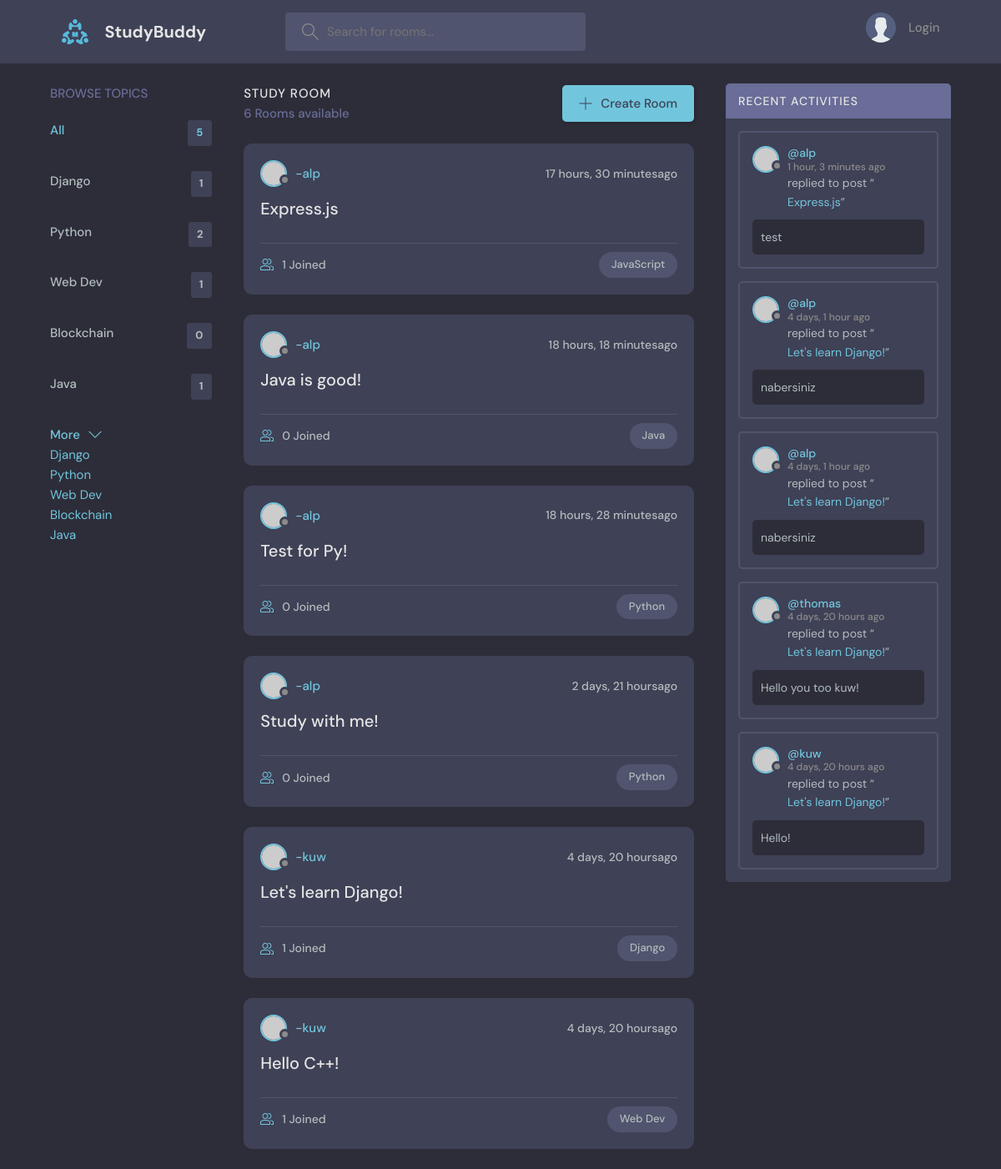
The page / on the database its author committed.
### base/models.py (models this page shows, shortened)
class Topic(models.Model):
    name = models.CharField(max_length=200)
    def __str__(self):
        return self.name

class Room(models.Model):
    host = models.ForeignKey(User, on_delete=models.SET_NULL, null=True)
    topic = models.ForeignKey('Topic', null=True, on_delete=models.SET_NULL)
    name = models.CharField(max_length=100)
    description = models.TextField(null=True, blank=True)
    participants = models.ManyToManyField(User, related_name='participants', blank=True)
    updated = models.DateTimeField(auto_now=True)
    created = models.DateTimeField(auto_now_add=True)
    class Meta:
        ordering = ['-updated','-created']
    def __str__(self):
        return self.name

class Message(models.Model):
    user = models.ForeignKey(User, on_delete=models.CASCADE)
    room = models.ForeignKey(Room,on_delete=models.CASCADE)
    body = models.TextField()
    updated = models.DateTimeField(auto_now=True)
    created = models.DateTimeField(auto_now_add=True)
    class Meta:
        ordering = ['-updated', '-created']

### base/views.py (the view)
# urls.py: path('',views.home, name='home'),
def home(req):
    q = req.GET.get('q') if req.GET.get('q') != None else ''
    rooms = Room.objects.filter(
        Q(topic__name__icontains=q) |
        Q(name__icontains=q) |
        Q(description__icontains=q)
    )
    topics = Topic.objects.all()[0:5]
    room_count = rooms.count()
    room_messages = Message.objects.all()
    context = {'rooms' : rooms, 'topics' : topics, 'room_count' : room_count, 'room_messages' : room_messages}
    return render(req, 'base/home.html',context)

### templates/base/home.html (shortened to what this page needs)
{% extends 'main.html' %} {% block content %}
<main class="layout layout--3">
  <div class="container">
    {% include 'base/topics_component.html' %}
    <div class="roomList">
      <div class="roomList__header">
        <div>
          <h2>Study Room</h2>
          <p>{{room_count}} Rooms available</p>
        </div>
        <a class="btn btn--main" href="{% url 'create-room' %}">
          <svg
            version="1.1"
            xmlns="http://www.w3.org/2000/svg"
            width="32"
            height="32"
            viewBox="0 0 32 32"
          >
            <title>add</title>
            <path
              d="M16.943 0.943h-1.885v14.115h-14.115v1.885h14.115v14.115h1.885v-14.115h14.115v-1.885h-14.115v-14.115z"
            ></path>
          </svg>
          Create Room
        </a>
      </div>
      {% include 'base/feed_component.html' %}
    </div>
    {% include 'base/activity_component.html' %}
  </div>
</main>
{% endblock %}

### templates/base/topics_component.html
<div class="topics">
  <div class="topics__header">
    <h2>Browse Topics</h2>
  </div>
  <ul class="topics__list">
    <li>
      <a href="{% url 'home' %}" class="active"
        >All <span>{{topics.count}}</span></a
      >
    </li>
    {% for topic in topics %}
    <li>
      <a href="{%url 'home' %}?q={{topic.name}}"
        >{{topic}} <span>{{topic.room_set.all.count}}</span></a
      >
    </li>
    {% endfor %}
  </ul>
  <a class="btn btn--link" href="{% url 'topics' %}">
    More
    <svg
      version="1.1"
      xmlns="http://www.w3.org/2000/svg"
      width="32"
      height="32"
      viewBox="0 0 32 32"
    >
      <title>chevron-down</title>
      <path d="M16 21l-13-13h-3l16 16 16-16h-3l-13 13z"></path>
    </svg>
  </a>
  {% for topic in topics %}
  <div>
    <a href="{%url 'home' %}?q={{topic.name}}">{{topic}}</a>
  </div>
  {% endfor %}
</div>

### templates/base/feed_component.html (shortened to what this page needs)
{%for room in rooms %}
<div class="roomListRoom">
  <div class="roomListRoom__header">
    <a
      href="{% url 'user-profile' room.host.id %}"
      class="roomListRoom__author"
    >
      <div class="avatar avatar--small">
        <img src="https://randomuser.me/api/portraits/women/11.jpg" />
      </div>
      <span>-{{room.host.username}}</span>
    </a>
    <div class="roomListRoom__actions">
      <span>{{room.created |timesince }}ago</span>
    </div>
  </div>
  <div class="roomListRoom__content">
    <a href="{% url 'room' room.id %}">{{room.name}}</a>
  </div>
  <div class="roomListRoom__meta">
    <a href="{% url 'room' room.id %}" class="roomListRoom__joined">
      {{room.participants.all.count}} Joined
    </a>
    <p class="roomListRoom__topic">{{room.topic.name}}</p>
  </div>
</div>
{%endfor%}

### templates/base/activity_component.html (shortened to what this page needs)
<div class="activities">
  <div class="activities__header">
    <h2>Recent Activities</h2>
  </div>
  {% for message in room_messages %}
  <div class="activities__box">
    <div class="activities__boxHeader roomListRoom__header">
      <a
        href="{% url 'user-profile' message.user.id %}"
        class="roomListRoom__author"
      >
        <div class="avatar avatar--small">
          <img src="https://randomuser.me/api/portraits/women/11.jpg" />
        </div>
        <p>
          @{{message.user}}
          <span>{{message.created |timesince }} ago</span>
        </p>
      </a>
    </div>
    <div class="activities__boxContent">
      <p>
        replied to post “<a href="{% url 'room' message.room.id %}"
          >{{message.room}}</a
        >”
      </p>
      <div class="activities__boxRoomContent">{{message.body}}</div>
    </div>
  </div>
  {% endfor %}
</div>

### rows shown on the page
Topic: name "Django", room_set.all.count "1"
Topic: name "Python", room_set.all.count "2"
Topic: name "Web Dev", room_set.all.count "1"
Topic: name "Blockchain", room_set.all.count "0"
Topic: name "Java", room_set.all.count "1"
Room: host.username "alp", created "17 hours, 30 minutes", name "Express.js", participants.all.count "1", topic.name "JavaScript"
Room: host.username "alp", created "18 hours, 18 minutes", name "Java is good!", participants.all.count "0", topic.name "Java"
Room: host.username "alp", created "18 hours, 28 minutes", name "Test for Py!", participants.all.count "0", topic.name "Python"
Room: host.username "alp", created "2 days, 21 hours", name "Study with me!", participants.all.count "0", topic.name "Python"
Room: host.username "kuw", created "4 days, 20 hours", name "Let's learn Django!", participants.all.count "1", topic.name "Django"
Room: host.username "kuw", created "4 days, 20 hours", name "Hello C++!", participants.all.count "1", topic.name "Web Dev"
Message: user "alp", created "1 hour, 3 minutes", room "Express.js", body "test"
Message: user "alp", created "4 days, 1 hour", room "Let's learn Django!", body "nabersiniz"
Message: user "alp", created "4 days, 1 hour", room "Let's learn Django!", body "nabersiniz"
Message: user "thomas", created "4 days, 20 hours", room "Let's learn Django!", body "Hello you too kuw!"
Message: user "kuw", created "4 days, 20 hours", room "Let's learn Django!", body "Hello!"

### other values the page prints
{{ topics.count }} "5"
{{ room_count }} "6"
